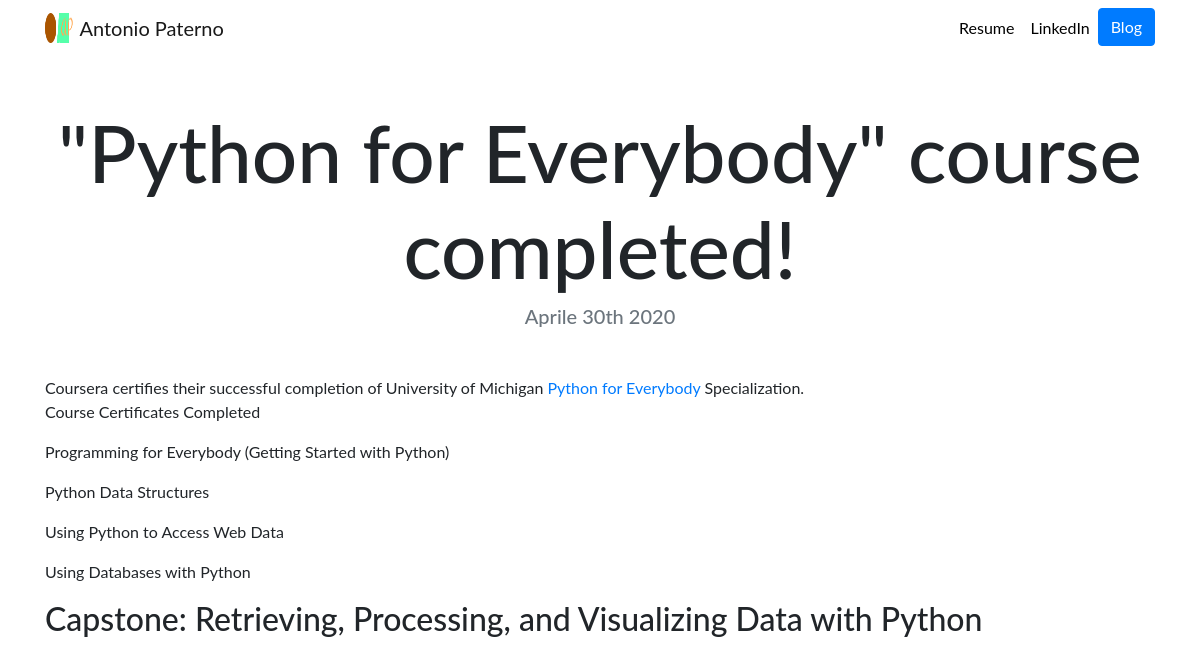
The page /blog/10/ on the database its author committed.
### blog/models.py (models this page shows, shortened)
class Blog(models.Model):
    title = models.CharField(max_length=200)
    description = models.TextField()
    date = models.DateField()

### blog/views.py (the view)
# urls.py: path('<int:blog_id>/', views.detail, name='detail'),
def detail(request, blog_id):
    blog = get_object_or_404(Blog, pk=blog_id)
    return render(request, 'blog/detail.html',{'blog':blog})

### blog/templates/blog/detail.html
{% extends "portfolio/base.html" %}
{% load static %}
{% block content %}
<h1 class="text-center mt-5" id="blogdetailtitle">{{ blog.title }}</h1>
<h5 class="text-center text-muted mb-5">{{ blog.date|date:'F jS Y' }}</h5>
{{ blog.description|safe }}
{% endblock %}

### portfolio/static/portfolio/custom.css (style rules this page uses)
body { font-family: 'Lato', sans-serif; }
@media (min-width: 992px) { #blogdetailtitle { font-size: 5rem; } }

### rows shown on the page
Blog: title "\"Python for Everybody\" course completed!", date "Aprile 30th 2020", description "Coursera certifies their successful completion of University of Michigan Python for Everybody Specialization. Course Certificates Completed Programming for Everybody (Getting Started with Python) Python Data Structures Using Python to Access Web Data Using Databases with Python Capstone: Retrieving, Processing, and Visualizing Data with Python"
